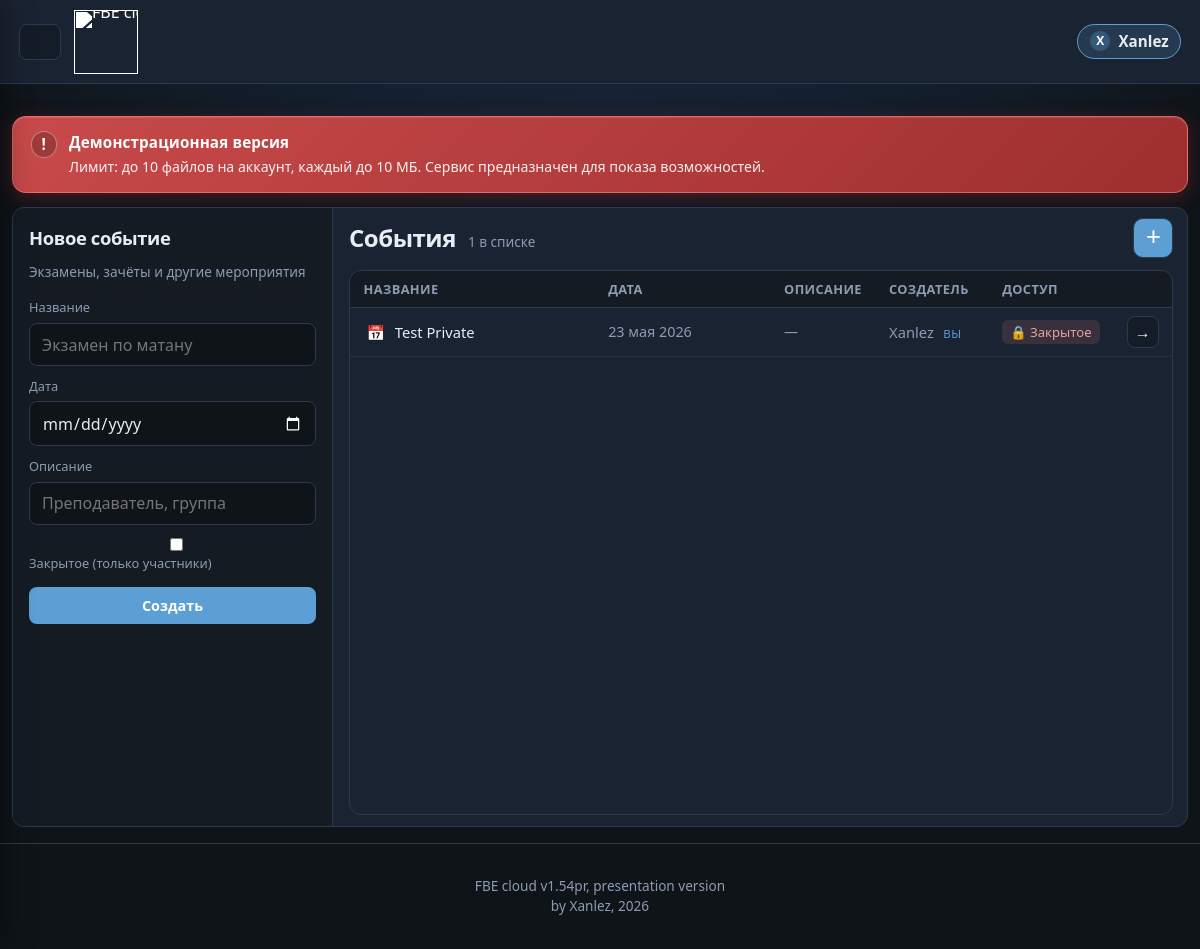
Screenshot of /cloud/events/ (signed in) with the database file from the repository.
### models.py (models this page shows)
class User(Base):
    __tablename__ = "users"
    id = Column(Integer, primary_key=True, index=True)
    username = Column(String(150), unique=True, nullable=False, index=True)
    email = Column(String(254), unique=True, nullable=False, index=True)
    password_hash = Column(String(255), nullable=False)
    is_staff = Column(Boolean, default=False, nullable=False)
    is_personnel = Column(Boolean, default=False, nullable=False)
    is_banned = Column(Boolean, default=False, nullable=False)
    is_email_verified = Column(Boolean, default=False, nullable=False)
    email_code = Column(String(6), nullable=True)
    email_code_expires_at = Column(String(40), nullable=True)
    avatar_filename = Column(String(255), nullable=True)

class Event(Base):
    __tablename__ = "events"
    id = Column(Integer, primary_key=True, index=True)
    title = Column(String(255), nullable=False)
    description = Column(String(1000), nullable=True)
    creator_user_id = Column(Integer, nullable=False, index=True)
    created_at = Column(String(40), nullable=False)
    event_date = Column(String(10), nullable=True, index=True)
    is_private = Column(Boolean, nullable=False, default=False)

### routes/cloud.py (the view)
@router.get("/cloud/events/", name="events_cloud")
def events_cloud_page(request: Request):
    db = SessionLocal()
    user = get_current_user(request, db)
    if not user:
        db.close()
        return RedirectResponse(url="/accounts/login/", status_code=status.HTTP_303_SEE_OTHER)
    all_events = db.query(Event).all()
    events = sorted(
        [e for e in all_events if can_access_event(db, user.id, e)],
        key=lambda e: (e.event_date is None, e.event_date or "9999-12-31", -e.id),
    )
    attach_event_creators(db, events)
    db.close()
    return templates.TemplateResponse(
        request=request,
        name="core/events_cloud.html",
        context={"user": user, "events": events, "error": None, "success": None},
    )

### templates/core/events_cloud.html (shortened to what this page needs)
﻿{% extends "base.html" %}
{% block main_class %}main-full main-messenger{% endblock %}
{% block content %}
<section class="event-explorer events-hub">
  <aside class="event-sidebar" id="eventsCreateSidebar">
    <h2 class="events-sidebar-heading">Новое событие</h2>
    <p class="event-sidebar-hint">Экзамены, зачёты и другие мероприятия</p>
    <form method="post" action="{{ path_for(request, 'events_cloud_create') }}" class="event-sidebar-form events-create-form">
      <div class="form-group">
        <label for="id_title">Название</label>
        <input id="id_title" name="title" class="form-input" placeholder="Экзамен по матану" required>
      </div>
      <div class="form-group">
        <label for="id_event_date">Дата</label>
        <input id="id_event_date" name="event_date" type="date" class="form-input form-input-date" required>
      </div>
      <div class="form-group">
        <label for="id_description">Описание</label>
        <input id="id_description" name="description" class="form-input" placeholder="Преподаватель, группа">
      </div>
      <div class="form-group events-checkbox-row">
        <label class="events-checkbox-label">
          <input type="checkbox" name="is_private" value="1">
          <span>Закрытое (только участники)</span>
        </label>
      </div>
      <button type="submit" class="btn btn-primary" style="width:100%;">Создать</button>
    </form>
  </aside>
  <div class="event-explorer-main explorer" id="eventsListExplorer">
    <div class="explorer-toolbar">
      <div class="explorer-toolbar-left">
        <h1 class="explorer-title">События</h1>
        <span class="explorer-count">{{ events|length }} в списке</span>
      </div>
      <button type="button" class="explorer-add-btn" id="eventsAddBtn" title="Создать событие" aria-label="Создать событие">
        <span class="explorer-add-icon">+</span>
      </button>
    </div>
    <div class="explorer-panel">
      <div class="explorer-table-wrap">
        <table class="explorer-table events-table">
          <thead>
            <tr>
              <th class="col-name">Название</th>
              <th class="col-date">Дата</th>
              <th class="col-desc">Описание</th>
              <th class="col-author">Создатель</th>
              <th class="col-access">Доступ</th>
              <th class="col-actions"></th>
            </tr>
          </thead>
          <tbody>
            {% for event in events %}
              <tr class="explorer-row events-row">
                <td class="col-name">
                  <a href="{{ path_for(request, 'event_detail', event_id=event.id) }}" class="events-row-link">
                    <span class="explorer-file-icon" aria-hidden="true">📅</span>
                    <span class="explorer-file-name">{{ event.title }}</span>
                  </a>
                </td>
                <td class="col-date">
                  <span class="events-date-cell">{{ event.event_date|event_date_ru }}</span>
                </td>
                <td class="col-desc">
                  <span class="events-desc-cell" title="{{ event.description or '' }}">
                    {{ event.description or "—" }}
                  </span>
                </td>
                <td class="col-author">
                  <span class="explorer-author">
                    {{ event.creator_username }}
                    {% if event.creator_user_id == user.id %}<span class="events-you-badge">вы</span>{% endif %}
                  </span>
                </td>
                <td class="col-access">
                  {% if event.is_private %}
                    <span class="events-badge events-badge-private">🔒 Закрытое</span>
                  {% else %}
                    <span class="events-badge events-badge-open">🌐 Открытое</span>
                  {% endif %}
                </td>
                <td class="col-actions">
                  <div class="explorer-actions">
                    <a
                      href="{{ path_for(request, 'event_detail', event_id=event.id) }}"
                      class="explorer-action-btn"
                      title="Открыть"
                      aria-label="Открыть"
                    >→</a>
                  </div>
                </td>
              </tr>
            {% endfor %}
          </tbody>
        </table>
      </div>
    </div>
  </div>
</section>
{% endblock %}

### templates/base.html (shortened to what this page needs)
﻿{% from "core/macros/demo_push.html" import demo_push_notice %}
<!DOCTYPE html>
<html lang="ru">
<head>
  <link rel="stylesheet" href="/static/css/app.css?v=40">
</head>
<body>
  <header class="site-header">
    <div class="header-left">
      {% if user %}
        <button type="button" class="menu-trigger" aria-label="Открыть меню" id="openMenuBtn">
        </button>
      {% endif %}
      <a href="{{ path_for(request, 'home') }}" class="brand-wrap">
        <img src="{{ path_for(request, 'logo_fbe') }}" alt="FBE cloud" class="brand-logo">
      </a>
    </div>
    <nav class="nav">
      {% if user %}
        <a href="{{ path_for(request, 'profile') }}" class="user-pill user-pill-link">
          {% set avatar = user|avatar_file %}
          {% if avatar %}
            <img src="{{ path_for(request, 'uploads', path=avatar) }}" alt="" class="nav-user-avatar">
          {% else %}
            <span class="nav-user-avatar nav-user-avatar-placeholder">{{ user.username[0]|upper }}</span>
          {% endif %}
          <span>{{ user.username }}</span>
        </a>
      {% else %}
        <div class="nav-actions">
          <a href="{{ path_for(request, 'login') }}" class="btn btn-ghost">Вход</a>
          <a href="{{ path_for(request, 'register') }}" class="btn btn-primary">Регистрация</a>
        </div>
      {% endif %}
    </nav>
  </header>
  <div class="site-body">
    <main class="{% block main_class %}{% endblock %}">
      {% if user %}
        <div class="demo-push-wrap">
          {{ demo_push_notice() }}
        </div>
      {% endif %}
      {% block content %}{% endblock %}
    </main>
    <footer class="site-footer">
      <div>FBE cloud v1.54pr, presentation version</div>
      <div>by Xanlez, 2026</div>
    </footer>
  </div>
</body>
</html>

### rows the page displays
User: username "X", username "Xanlez"
Event: title "Test Private", event_date|event_date_ru "23 мая 2026", description "—", creator_username "Xanlez", creator_user_id "ВЫ", is_private "🔒 Закрытое"

### other values shown
{{ upload_limit_hint() }} "Лимит: до 10 файлов на аккаунт, каждый до 10 МБ"
{{ events|length }} "1"
